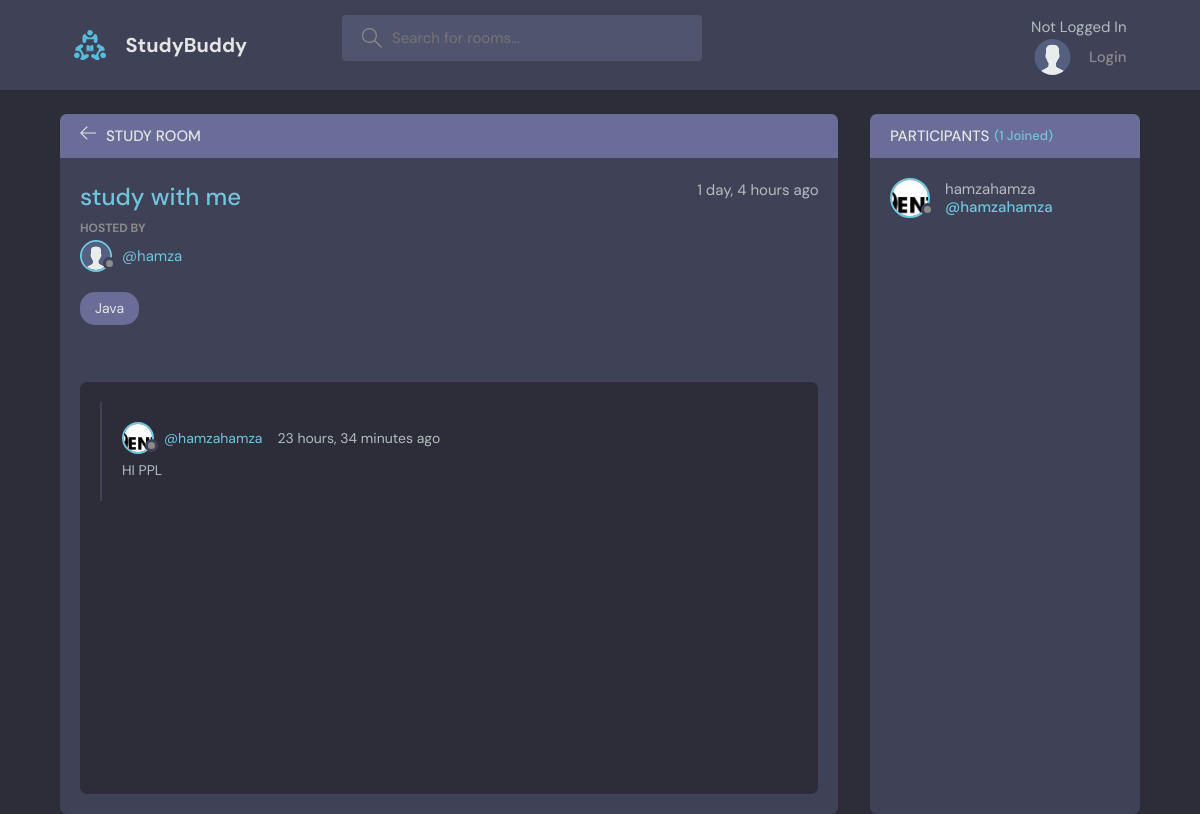
Page /room/2/ on the committed database.
### base/models.py (models this page shows, shortened)
class Room(models.Model):
    host =models.ForeignKey(User, on_delete=models.SET_NULL,null=True)
    topic = models.ForeignKey(Topic, on_delete=models.SET_NULL,null=True)
    name = models.CharField(max_length=200)
    description = models.TextField(null=True, blank=True)
    participants = models.ManyToManyField(User,related_name='participants',blank=True)
    updated = models.DateTimeField(auto_now=True)
    created = models.DateTimeField(auto_now_add=True)
    class Meta:
        ordering= ['-updated','-created']

class Profile(models.Model):
    user= models.OneToOneField(User,on_delete=models.CASCADE)
    bio = models.TextField(null=True, blank=True)
    avatar= models.ImageField(null=True,default='avatar.svg')

class Topic(models.Model):
    name = models.CharField(max_length=200)
    def __str__(self):
        return self.name

class message(models.Model):
    user = models.ForeignKey(User,on_delete=models.CASCADE)
    room = models.ForeignKey(Room, on_delete=models.CASCADE)
    body = models.TextField()
    updated = models.DateTimeField(auto_now=True)
    created = models.DateTimeField(auto_now_add=True)
    class Meta:
        ordering= ['-updated','-created']

### base/views.py (the view, shortened to what this page needs)
# urls.py: path('room/<str:pk>/',views.room,name='room'),
def room(request,pk):
    room=Room.objects.get(id=pk)
    room_messages=room.message_set.all().order_by('-created')
    participants = room.participants.all()
    context={'room':room, 'room_messages': room_messages,'participants':participants}
    return render(request, 'base/room.html',context)

### base/templates/base/room.html (shortened to what this page needs)
{% extends 'main.html' %}
{%block content %}
    <main class="profile-page layout layout--2">
      <div class="container">
        <div class="room">
          <div class="room__top">
            <div class="room__topLeft">
              <a href="{%url 'home'%}">
                <svg version="1.1" xmlns="http://www.w3.org/2000/svg" width="32" height="32" viewBox="0 0 32 32">
                  <title>arrow-left</title>
                  <path
                    d="M13.723 2.286l-13.723 13.714 13.719 13.714 1.616-1.611-10.96-10.96h27.625v-2.286h-27.625l10.965-10.965-1.616-1.607z"
                  ></path>
                </svg>
              </a>
              <h3>Study Room</h3>
            </div>
          </div>
          <div class="room__box scroll">
            <div class="room__header scroll">
              <div class="room__info">
                <h3>{{room.name}}</h3>
                <span>{{room.created|timesince}} ago</span>
              </div>
              <div class="room__hosted">
                <p>Hosted By</p>
                <a href="{% url 'user-profile' room.host.id %}" class="room__author">
                  <div class="avatar avatar--small">
                    <img src="{{room.host.profile.avatar.url}}" />
                  </div>
                  <span>@{{room.host.username}}</span>
                </a>
              </div>
              <span class="room__topics">{{room.topic}}</span>
            </div>
            <div class="room__conversation">
              <div class="threads scroll">
                {%for message in room_messages%}
                <div class="thread">
                  <div class="thread__top">
                    <div class="thread__author">
                      <a href="{%url 'user-profile' message.user.id %} " class="thread__authorInfo">
                        <div class="avatar avatar--small">
                          <img src="{{message.user.profile.avatar.url}}" />
                        </div>
                        <span>@{{message.user.username}}</span>
                      </a>
                      <span class="thread__date">{{message.created|timesince}} ago</span>
                    </div>
                  </div>
                  <div class="thread__details">
                   {{message.body}}
                  </div>
                </div>
                {%endfor%}
                </div>
              </div>
            </div>
        </div>
        <div class="participants">
          <h3 class="participants__top">Participants <span>({{participants.count}} Joined)</span></h3>
          <div class="participants__list scroll">
            {%for user in participants %}
            <a href="{%url 'user-profile' user.id%}" class="participant">
              <div class="avatar avatar--medium">
                <img src="{{user.profile.avatar.url}}" />
              </div>
              <p>
                {{user.username}}
                <span>@{{user.username}}</span>
              </p>
            </a>
            {%endfor%}
          </div>
        </div>
      </div>
    </main>
 {%endblock%}

### rows in the picture
Room: name "study with me", created "1 day, 4 hours", host.profile.avatar (placeholder picture), host.username "hamza", topic "Java"
message: user.profile.avatar (picture), user.username "hamzahamza", created "23 hours, 34 minutes", body "HI PPL"

### other values in the picture
{{ participants.count }} "1"
{{ user.username }} "hamzahamza"
